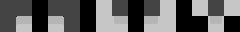

This game map was drawn from its Tiled (.tmx) file and the tilesets committed beside it. A one-line description and the full map source follow:
An orthogonal 15x2 tile map with 16x16 px tiles, 3 tile layers (regions, input_layer1, output_layer2).

<map version="1.5" tiledversion="1.7.2" orientation="orthogonal" renderorder="right-down" width="15" height="2" tilewidth="16" tileheight="16" infinite="0" nextlayerid="4" nextobjectid="1">
 <tileset firstgid="1" source="../../porthole-tileset.tsx" />
 <layer id="3" name="regions" width="15" height="2">
  <data encoding="csv">
1,1,0,1,1,0,1,1,0,1,1,0,1,1,1,
1,1,0,1,1,0,1,1,0,1,1,0,0,1,0
</data>
 </layer>
 <layer id="1" name="input_layer1" width="15" height="2">
  <data encoding="csv">
33,33,0,33,33,0,2,33,0,33,2,0,2,33,2,
33,2,0,2,33,0,2,2,0,2,2,0,0,2,0
</data>
 </layer>
 <layer id="2" name="output_layer2" width="15" height="2">
  <data encoding="csv">
0,0,0,0,0,0,0,0,0,0,0,0,0,0,0,
0,97,0,99,0,0,0,100,0,101,0,0,0,102,0
</data>
 </layer>
</map>
